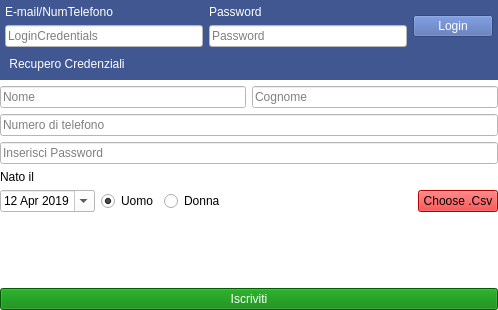
<?xml version="1.0" encoding="UTF-8"?>
<ui version="4.0">
 <class>MainWindow</class>
 <widget class="QMainWindow" name="MainWindow">
  <property name="geometry">
   <rect>
    <x>0</x>
    <y>0</y>
    <width>498</width>
    <height>310</height>
   </rect>
  </property>
  <property name="windowTitle">
   <string>MainWindow</string>
  </property>
  <property name="styleSheet">
   <string notr="true">background-color:white</string>
  </property>
  <widget class="QWidget" name="centralWidget">
   <property name="styleSheet">
    <string notr="true">background-color:white</string>
   </property>
   <layout class="QVBoxLayout" name="verticalLayout_4">
    <property name="leftMargin">
     <number>0</number>
    </property>
    <property name="topMargin">
     <number>0</number>
    </property>
    <property name="rightMargin">
     <number>0</number>
    </property>
    <property name="bottomMargin">
     <number>0</number>
    </property>
    <item>
     <widget class="QWidget" name="BlueBackground" native="true">
      <property name="styleSheet">
       <string notr="true">background-color:rgb(65, 87, 145)</string>
      </property>
      <layout class="QVBoxLayout" name="blueVertical">
       <property name="leftMargin">
        <number>5</number>
       </property>
       <property name="topMargin">
        <number>5</number>
       </property>
       <property name="rightMargin">
        <number>5</number>
       </property>
       <property name="bottomMargin">
        <number>5</number>
       </property>
       <item>
        <layout class="QHBoxLayout" name="horizontalLayout_2">
         <item>
          <layout class="QVBoxLayout" name="verticalLayout">
           <item>
            <widget class="QLabel" name="UserLabel">
             <property name="styleSheet">
              <string notr="true">color:white</string>
             </property>
             <property name="text">
              <string>E-mail/NumTelefono</string>
             </property>
             <property name="scaledContents">
              <bool>false</bool>
             </property>
             <property name="wordWrap">
              <bool>false</bool>
             </property>
            </widget>
           </item>
           <item>
            <widget class="QLineEdit" name="UserLogin">
             <property name="styleSheet">
              <string notr="true">background-color:white</string>
             </property>
             <property name="placeholderText">
              <string>LoginCredentials</string>
             </property>
            </widget>
           </item>
          </layout>
         </item>
         <item>
          <layout class="QVBoxLayout" name="verticalLayout_2">
           <item>
            <widget class="QLabel" name="PasswordLabel">
             <property name="sizePolicy">
              <sizepolicy hsizetype="Preferred" vsizetype="Preferred">
               <horstretch>0</horstretch>
               <verstretch>0</verstretch>
              </sizepolicy>
             </property>
             <property name="styleSheet">
              <string notr="true">color:white</string>
             </property>
             <property name="text">
              <string>Password</string>
             </property>
             <property name="scaledContents">
              <bool>false</bool>
             </property>
            </widget>
           </item>
           <item>
            <widget class="QLineEdit" name="PasswordLogin">
             <property name="styleSheet">
              <string notr="true">background-color:white</string>
             </property>
             <property name="echoMode">
              <enum>QLineEdit::Password</enum>
             </property>
             <property name="placeholderText">
              <string>Password</string>
             </property>
            </widget>
           </item>
          </layout>
         </item>
         <item>
          <widget class="QPushButton" name="LoginButton">
           <property name="styleSheet">
            <string notr="true">background-color:rgb(73, 102, 173); color:white; </string>
           </property>
           <property name="text">
            <string>Login</string>
           </property>
          </widget>
         </item>
        </layout>
       </item>
       <item alignment="Qt::AlignLeft">
        <widget class="QPushButton" name="DatiPersiButton">
         <property name="styleSheet">
          <string notr="true">color:white</string>
         </property>
         <property name="text">
          <string>Recupero Credenziali</string>
         </property>
         <property name="flat">
          <bool>true</bool>
         </property>
        </widget>
       </item>
      </layout>
     </widget>
    </item>
    <item>
     <layout class="QHBoxLayout" name="horizontalLayout">
      <item>
       <widget class="QLineEdit" name="NomeEdit">
        <property name="text">
         <string/>
        </property>
        <property name="placeholderText">
         <string>Nome</string>
        </property>
        <property name="clearButtonEnabled">
         <bool>false</bool>
        </property>
       </widget>
      </item>
      <item>
       <widget class="QLineEdit" name="CognomeEdit">
        <property name="text">
         <string/>
        </property>
        <property name="placeholderText">
         <string>Cognome</string>
        </property>
       </widget>
      </item>
     </layout>
    </item>
    <item>
     <widget class="QLineEdit" name="TelefonoEdit">
      <property name="text">
       <string/>
      </property>
      <property name="placeholderText">
       <string>Numero di telefono</string>
      </property>
     </widget>
    </item>
    <item>
     <widget class="QLineEdit" name="PasswordRegisterEdit">
      <property name="text">
       <string/>
      </property>
      <property name="echoMode">
       <enum>QLineEdit::Password</enum>
      </property>
      <property name="placeholderText">
       <string>Inserisci Password</string>
      </property>
     </widget>
    </item>
    <item>
     <widget class="QLabel" name="NatoLabel">
      <property name="text">
       <string>Nato il</string>
      </property>
     </widget>
    </item>
    <item>
     <layout class="QHBoxLayout" name="horizontalLayout_3">
      <item>
       <widget class="QDateEdit" name="dateEdit">
        <property name="sizePolicy">
         <sizepolicy hsizetype="Minimum" vsizetype="Fixed">
          <horstretch>0</horstretch>
          <verstretch>0</verstretch>
         </sizepolicy>
        </property>
        <property name="calendarPopup">
         <bool>true</bool>
        </property>
        <property name="date">
         <date>
          <year>2019</year>
          <month>4</month>
          <day>12</day>
         </date>
        </property>
       </widget>
      </item>
      <item>
       <widget class="QRadioButton" name="UomoButton">
        <property name="styleSheet">
         <string notr="true"/>
        </property>
        <property name="text">
         <string>Uomo</string>
        </property>
        <property name="checked">
         <bool>true</bool>
        </property>
       </widget>
      </item>
      <item>
       <widget class="QRadioButton" name="DonnaButton">
        <property name="styleSheet">
         <string notr="true"/>
        </property>
        <property name="text">
         <string>Donna</string>
        </property>
        <property name="checkable">
         <bool>true</bool>
        </property>
       </widget>
      </item>
      <item>
       <spacer name="horizontalSpacer">
        <property name="orientation">
         <enum>Qt::Horizontal</enum>
        </property>
        <property name="sizeHint" stdset="0">
         <size>
          <width>30</width>
          <height>20</height>
         </size>
        </property>
       </spacer>
      </item>
      <item>
       <widget class="QPushButton" name="CsvChooser">
        <property name="styleSheet">
         <string notr="true">background-color:red</string>
        </property>
        <property name="text">
         <string>Choose .Csv</string>
        </property>
       </widget>
      </item>
     </layout>
    </item>
    <item>
     <spacer name="verticalSpacer">
      <property name="orientation">
       <enum>Qt::Vertical</enum>
      </property>
      <property name="sizeHint" stdset="0">
       <size>
        <width>20</width>
        <height>40</height>
       </size>
      </property>
     </spacer>
    </item>
    <item>
     <widget class="QPushButton" name="IscrivitiButton">
      <property name="styleSheet">
       <string notr="true">background-color:green; color:white</string>
      </property>
      <property name="text">
       <string>Iscriviti</string>
      </property>
     </widget>
    </item>
   </layout>
  </widget>
 </widget>
 <layoutdefault spacing="6" margin="11"/>
 <resources/>
 <connections/>
</ui>
